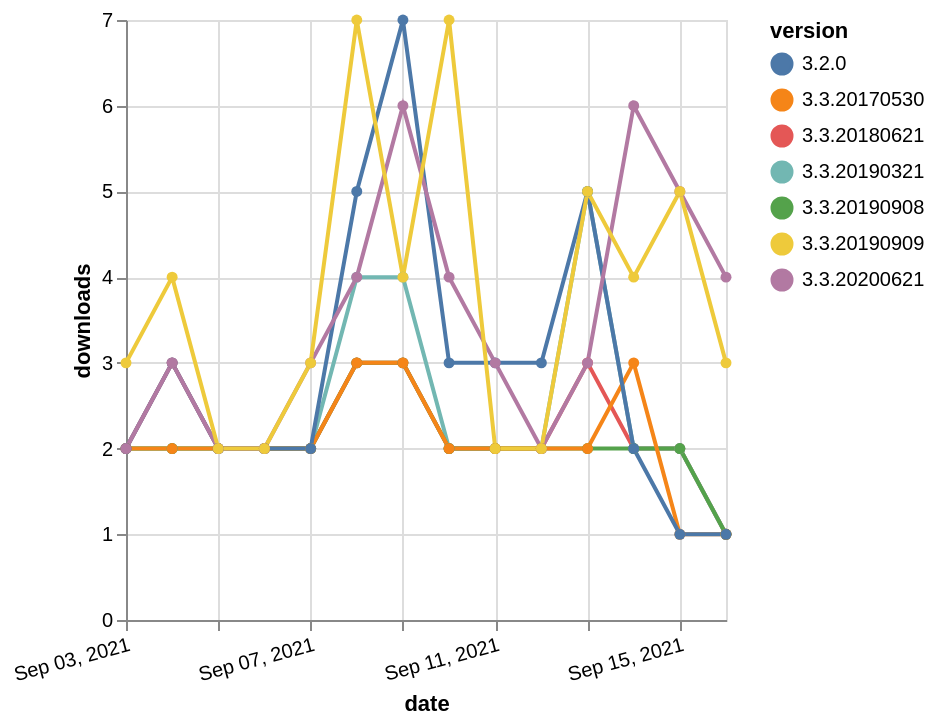

Vega-Lite specification for this chart:
### Vega-Lite specification from a JSON file in a GitHub repository (floating-point values rounded to 4 significant figures)
{"$schema": "https://vega.github.io/schema/vega-lite/v5.json", "description": "A simple bar chart with embedded data.", "data": {"values": [{"date": "2021-09-03", "total": 2753, "delta": 2, "version": "3.3.20180621"}, {"date": "2021-09-04", "total": 2756, "delta": 3, "version": "3.3.20180621"}, {"date": "2021-09-05", "total": 2758, "delta": 2, "version": "3.3.20180621"}, {"date": "2021-09-06", "total": 2760, "delta": 2, "version": "3.3.20180621"}, {"date": "2021-09-07", "total": 2762, "delta": 2, "version": "3.3.20180621"}, {"date": "2021-09-08", "total": 2765, "delta": 3, "version": "3.3.20180621"}, {"date": "2021-09-09", "total": 2768, "delta": 3, "version": "3.3.20180621"}, {"date": "2021-09-10", "total": 2770, "delta": 2, "version": "3.3.20180621"}, {"date": "2021-09-11", "total": 2772, "delta": 2, "version": "3.3.20180621"}, {"date": "2021-09-12", "total": 2774, "delta": 2, "version": "3.3.20180621"}, {"date": "2021-09-13", "total": 2777, "delta": 3, "version": "3.3.20180621"}, {"date": "2021-09-14", "total": 2779, "delta": 2, "version": "3.3.20180621"}, {"date": "2021-09-15", "total": 2781, "delta": 2, "version": "3.3.20180621"}, {"date": "2021-09-16", "total": 2782, "delta": 1, "version": "3.3.20180621"}, {"date": "2021-09-03", "total": 2652, "delta": 2, "version": "3.3.20190321"}, {"date": "2021-09-04", "total": 2654, "delta": 2, "version": "3.3.20190321"}, {"date": "2021-09-05", "total": 2656, "delta": 2, "version": "3.3.20190321"}, {"date": "2021-09-06", "total": 2658, "delta": 2, "version": "3.3.20190321"}, {"date": "2021-09-07", "total": 2660, "delta": 2, "version": "3.3.20190321"}, {"date": "2021-09-08", "total": 2664, "delta": 4, "version": "3.3.20190321"}, {"date": "2021-09-09", "total": 2668, "delta": 4, "version": "3.3.20190321"}, {"date": "2021-09-10", "total": 2670, "delta": 2, "version": "3.3.20190321"}, {"date": "2021-09-11", "total": 2672, "delta": 2, "version": "3.3.20190321"}, {"date": "2021-09-12", "total": 2674, "delta": 2, "version": "3.3.20190321"}, {"date": "2021-09-13", "total": 2679, "delta": 5, "version": "3.3.20190321"}, {"date": "2021-09-14", "total": 2681, "delta": 2, "version": "3.3.20190321"}, {"date": "2021-09-15", "total": 2683, "delta": 2, "version": "3.3.20190321"}, {"date": "2021-09-16", "total": 2684, "delta": 1, "version": "3.3.20190321"}, {"date": "2021-09-03", "total": 1593, "delta": 2, "version": "3.3.20190908"}, {"date": "2021-09-04", "total": 1595, "delta": 2, "version": "3.3.20190908"}, {"date": "2021-09-05", "total": 1597, "delta": 2, "version": "3.3.20190908"}, {"date": "2021-09-06", "total": 1599, "delta": 2, "version": "3.3.20190908"}, {"date": "2021-09-07", "total": 1601, "delta": 2, "version": "3.3.20190908"}, {"date": "2021-09-08", "total": 1604, "delta": 3, "version": "3.3.20190908"}, {"date": "2021-09-09", "total": 1607, "delta": 3, "version": "3.3.20190908"}, {"date": "2021-09-10", "total": 1609, "delta": 2, "version": "3.3.20190908"}, {"date": "2021-09-11", "total": 1611, "delta": 2, "version": "3.3.20190908"}, {"date": "2021-09-12", "total": 1613, "delta": 2, "version": "3.3.20190908"}, {"date": "2021-09-13", "total": 1615, "delta": 2, "version": "3.3.20190908"}, {"date": "2021-09-14", "total": 1617, "delta": 2, "version": "3.3.20190908"}, {"date": "2021-09-15", "total": 1619, "delta": 2, "version": "3.3.20190908"}, {"date": "2021-09-16", "total": 1620, "delta": 1, "version": "3.3.20190908"}, {"date": "2021-09-03", "total": 2971, "delta": 2, "version": "3.3.20170530"}, {"date": "2021-09-04", "total": 2973, "delta": 2, "version": "3.3.20170530"}, {"date": "2021-09-05", "total": 2975, "delta": 2, "version": "3.3.20170530"}, {"date": "2021-09-06", "total": 2977, "delta": 2, "version": "3.3.20170530"}, {"date": "2021-09-07", "total": 2979, "delta": 2, "version": "3.3.20170530"}, {"date": "2021-09-08", "total": 2982, "delta": 3, "version": "3.3.20170530"}, {"date": "2021-09-09", "total": 2985, "delta": 3, "version": "3.3.20170530"}, {"date": "2021-09-10", "total": 2987, "delta": 2, "version": "3.3.20170530"}, {"date": "2021-09-11", "total": 2989, "delta": 2, "version": "3.3.20170530"}, {"date": "2021-09-12", "total": 2991, "delta": 2, "version": "3.3.20170530"}, {"date": "2021-09-13", "total": 2993, "delta": 2, "version": "3.3.20170530"}, {"date": "2021-09-14", "total": 2996, "delta": 3, "version": "3.3.20170530"}, {"date": "2021-09-15", "total": 2997, "delta": 1, "version": "3.3.20170530"}, {"date": "2021-09-16", "total": 2998, "delta": 1, "version": "3.3.20170530"}, {"date": "2021-09-03", "total": 3874, "delta": 2, "version": "3.2.0"}, {"date": "2021-09-04", "total": 3877, "delta": 3, "version": "3.2.0"}, {"date": "2021-09-05", "total": 3879, "delta": 2, "version": "3.2.0"}, {"date": "2021-09-06", "total": 3881, "delta": 2, "version": "3.2.0"}, {"date": "2021-09-07", "total": 3883, "delta": 2, "version": "3.2.0"}, {"date": "2021-09-08", "total": 3888, "delta": 5, "version": "3.2.0"}, {"date": "2021-09-09", "total": 3895, "delta": 7, "version": "3.2.0"}, {"date": "2021-09-10", "total": 3898, "delta": 3, "version": "3.2.0"}, {"date": "2021-09-11", "total": 3901, "delta": 3, "version": "3.2.0"}, {"date": "2021-09-12", "total": 3904, "delta": 3, "version": "3.2.0"}, {"date": "2021-09-13", "total": 3909, "delta": 5, "version": "3.2.0"}, {"date": "2021-09-14", "total": 3911, "delta": 2, "version": "3.2.0"}, {"date": "2021-09-15", "total": 3912, "delta": 1, "version": "3.2.0"}, {"date": "2021-09-16", "total": 3913, "delta": 1, "version": "3.2.0"}, {"date": "2021-09-03", "total": 1690, "delta": 2, "version": "3.3.20200621"}, {"date": "2021-09-04", "total": 1693, "delta": 3, "version": "3.3.20200621"}, {"date": "2021-09-05", "total": 1695, "delta": 2, "version": "3.3.20200621"}, {"date": "2021-09-06", "total": 1697, "delta": 2, "version": "3.3.20200621"}, {"date": "2021-09-07", "total": 1700, "delta": 3, "version": "3.3.20200621"}, {"date": "2021-09-08", "total": 1704, "delta": 4, "version": "3.3.20200621"}, {"date": "2021-09-09", "total": 1710, "delta": 6, "version": "3.3.20200621"}, {"date": "2021-09-10", "total": 1714, "delta": 4, "version": "3.3.20200621"}, {"date": "2021-09-11", "total": 1717, "delta": 3, "version": "3.3.20200621"}, {"date": "2021-09-12", "total": 1719, "delta": 2, "version": "3.3.20200621"}, {"date": "2021-09-13", "total": 1722, "delta": 3, "version": "3.3.20200621"}, {"date": "2021-09-14", "total": 1728, "delta": 6, "version": "3.3.20200621"}, {"date": "2021-09-15", "total": 1733, "delta": 5, "version": "3.3.20200621"}, {"date": "2021-09-16", "total": 1737, "delta": 4, "version": "3.3.20200621"}, {"date": "2021-09-03", "total": 4675, "delta": 3, "version": "3.3.20190909"}, {"date": "2021-09-04", "total": 4679, "delta": 4, "version": "3.3.20190909"}, {"date": "2021-09-05", "total": 4681, "delta": 2, "version": "3.3.20190909"}, {"date": "2021-09-06", "total": 4683, "delta": 2, "version": "3.3.20190909"}, {"date": "2021-09-07", "total": 4686, "delta": 3, "version": "3.3.20190909"}, {"date": "2021-09-08", "total": 4693, "delta": 7, "version": "3.3.20190909"}, {"date": "2021-09-09", "total": 4697, "delta": 4, "version": "3.3.20190909"}, {"date": "2021-09-10", "total": 4704, "delta": 7, "version": "3.3.20190909"}, {"date": "2021-09-11", "total": 4706, "delta": 2, "version": "3.3.20190909"}, {"date": "2021-09-12", "total": 4708, "delta": 2, "version": "3.3.20190909"}, {"date": "2021-09-13", "total": 4713, "delta": 5, "version": "3.3.20190909"}, {"date": "2021-09-14", "total": 4717, "delta": 4, "version": "3.3.20190909"}, {"date": "2021-09-15", "total": 4722, "delta": 5, "version": "3.3.20190909"}, {"date": "2021-09-16", "total": 4725, "delta": 3, "version": "3.3.20190909"}]}, "width": "container", "mark": {"type": "line", "point": {"filled": true}}, "encoding": {"x": {"field": "date", "type": "temporal", "timeUnit": "yearmonthdate", "title": "date", "axis": {"labelAngle": -15}}, "y": {"field": "delta", "type": "quantitative", "title": "downloads"}, "color": {"field": "version", "type": "nominal"}, "tooltip": {"field": "delta"}}}
